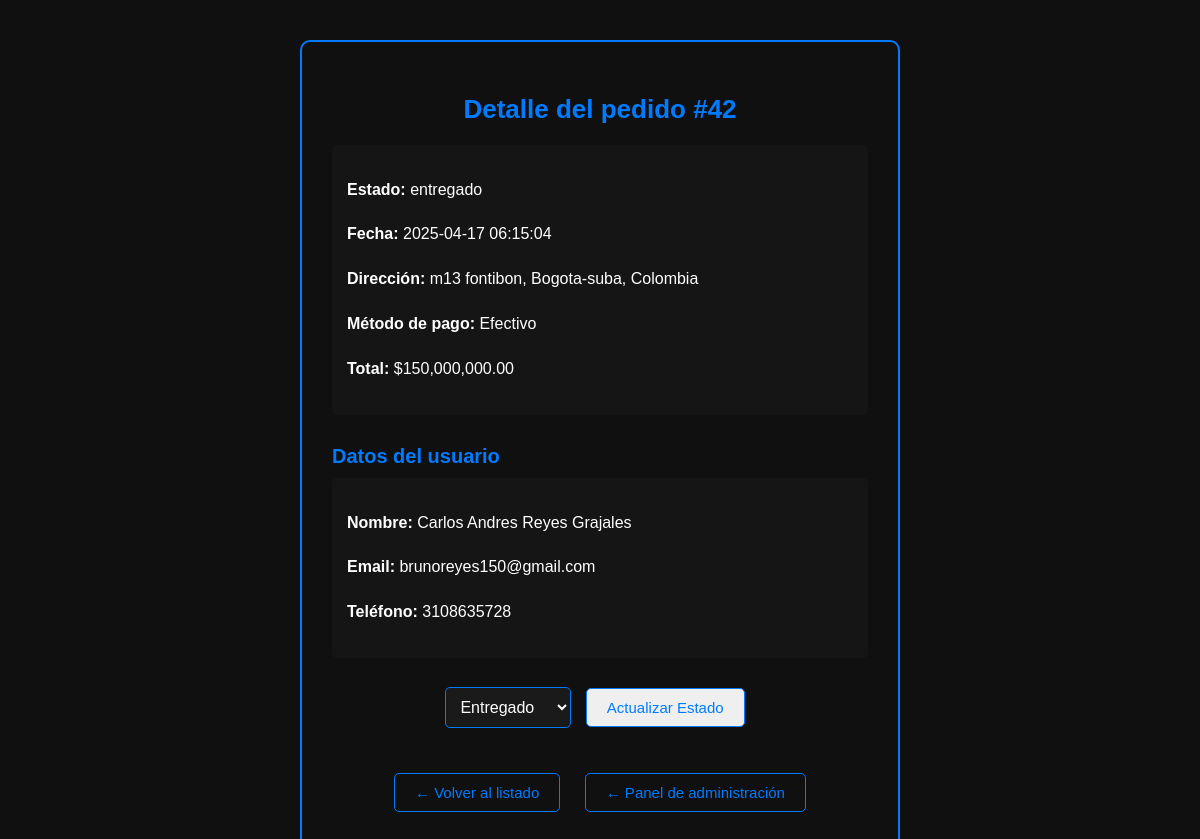
Page /admin/detalle-pedido.php?id=42 on the committed database.
### tables this page shows
CREATE TABLE `pedidos` (
  `id` int(255) NOT NULL,
  `usuario_id` int(255) NOT NULL,
  `pais` varchar(100) DEFAULT NULL,
  `localidad` varchar(100) NOT NULL,
  `direccion` varchar(255) NOT NULL,
  `coste` float(200,2) NOT NULL,
  `estado` varchar(20) NOT NULL,
  `fecha` date DEFAULT NULL,
  `hora` time DEFAULT NULL,
  `metodo_pago` varchar(255) NOT NULL,
  `total` decimal(10,2) NOT NULL,
  `cantidad` int(11) NOT NULL
);

CREATE TABLE `usuarios` (
  `id` int(255) NOT NULL,
  `nombre` varchar(100) NOT NULL,
  `email` varchar(255) NOT NULL,
  `password` varchar(255) NOT NULL,
  `rol` varchar(20) DEFAULT NULL,
  `imagen` varchar(255) DEFAULT NULL,
  `telefono` varchar(20) DEFAULT NULL,
  `reset_token` varchar(255) DEFAULT NULL,
  `token_expira` datetime DEFAULT NULL
);

### admin/detalle-pedido.php (the view, shortened to what this page needs)
<?php
require_once '../conexion.php';
$id = intval($_GET['id']);
$sql = "SELECT pedidos.*, usuarios.nombre, usuarios.email, usuarios.telefono
        FROM pedidos
        INNER JOIN usuarios ON pedidos.usuario_id = usuarios.id
        WHERE pedidos.id = $id
        LIMIT 1";
$resultado = $conexion->query($sql);
$pedido = $resultado->fetch_assoc();
?>
<!DOCTYPE html>
<html lang="es">
<head>
    <link rel="stylesheet" href="../css/pedidos.css">
</head>
<body>
    <section class="ver-pedido">
        <h2 class="ver-pedido__titulo">Detalle del pedido #<?= $pedido['id'] ?></h2>
        <div class="ver-pedido__info">
            <p><strong>Estado:</strong> <?= htmlspecialchars($pedido['estado']) ?></p>
            <p><strong>Fecha:</strong> <?= htmlspecialchars($pedido['fecha']) ?> <?= htmlspecialchars($pedido['hora']) ?></p>
            <p><strong>Dirección:</strong> <?= htmlspecialchars($pedido['direccion']) ?>, <?= htmlspecialchars($pedido['localidad']) ?>, <?= htmlspecialchars($pedido['pais']) ?></p>
            <p><strong>Método de pago:</strong> <?= htmlspecialchars($pedido['metodo_pago']) ?></p>
            <p><strong>Total:</strong> $<?= number_format($pedido['coste'], 2) ?></p>
        </div>
        <h3 class="ver-pedido__subtitulo">Datos del usuario</h3>
        <div class="ver-pedido__info">
            <p><strong>Nombre:</strong> <?= htmlspecialchars($pedido['nombre']) ?></p>
            <p><strong>Email:</strong> <?= htmlspecialchars($pedido['email']) ?></p>
            <p><strong>Teléfono:</strong> <?= htmlspecialchars($pedido['telefono']) ?></p>
        </div>
        <div class="ver-pedido__acciones">
            <form action="actualizar-estado.php" method="POST">
                <select name="nuevo_estado" class="ver-pedido__select">
                    <option value="entregado" <?= $pedido['estado'] === 'entregado' ? 'selected' : '' ?>>Entregado</option>
                </select>
                <button type="submit" class="btn-link">Actualizar Estado</button>
            </form>
        </div>
        <div class="ver-pedido__acciones">
            <a href="lista-pedidos.php" class="btn-link">← Volver al listado</a>
            <a href="admin-index.php" class="btn-link">← Panel de administración</a>
        </div>
    </section>
</body>
</html>

### css/pedidos.css (style rules this page uses)
:root { --color-primary: #007bff; --color-secondary: #101010; --color-text: #ffffff; }
html { box-sizing: border-box; font-size: 62.5%; }
*, *::before, *::after { box-sizing: inherit; }
body { margin: 0; font-family: 'Poppins', sans-serif; font-size: 1.6rem; background-color: var(--color-secondary); color: var(--color-text); display: flex; justify-content: center; padding: 4rem 2rem; min-height: 100vh; }
.btn-link { display: inline-block; margin: 1rem; color: var(--color-primary); text-decoration: none; padding: 1rem 2rem; border: 0.1rem solid var(--color-primary); border-radius: 0.5rem; transition: background-color 0.3s ease, color 0.3s ease; font-size: 1.5rem; }
.ver-pedido { max-width: 60rem; width: 100%; background-color: var(--color-card); border: 0.2rem solid var(--color-primary); border-radius: 1rem; padding: 3rem; }
.ver-pedido__titulo { font-size: 2.6rem; margin-bottom: 2rem; color: var(--color-primary); text-align: center; }
.ver-pedido__subtitulo { font-size: 2rem; margin-top: 3rem; margin-bottom: 1rem; color: var(--color-primary); }
.ver-pedido__info { margin-bottom: 2rem; background-color: rgba(255, 255, 255, 0.02); padding: 1.5rem; border-radius: 0.5rem; line-height: 1.8; }
.ver-pedido__acciones { text-align: center; margin-top: 2rem; }
.ver-pedido__select { padding: 1rem; font-size: 1.6rem; border: 0.1rem solid var(--color-primary); border-radius: 0.5rem; margin-bottom: 1.5rem; background-color: #1a1a1a; color: var(--color-text); }

### rows in the picture
pedidos: id "42", estado "entregado", fecha "2025-04-17", hora "06:15:04", direccion "m13 fontibon", localidad "Bogota-suba", pais "Colombia", metodo_pago "Efectivo", coste "150,000,000.00", usuario.nombre "Carlos Andres Reyes Grajales", usuario.email "brunoreyes150@gmail.com", usuario.telefono "3108635728", nuevo_estado "Entregado"
